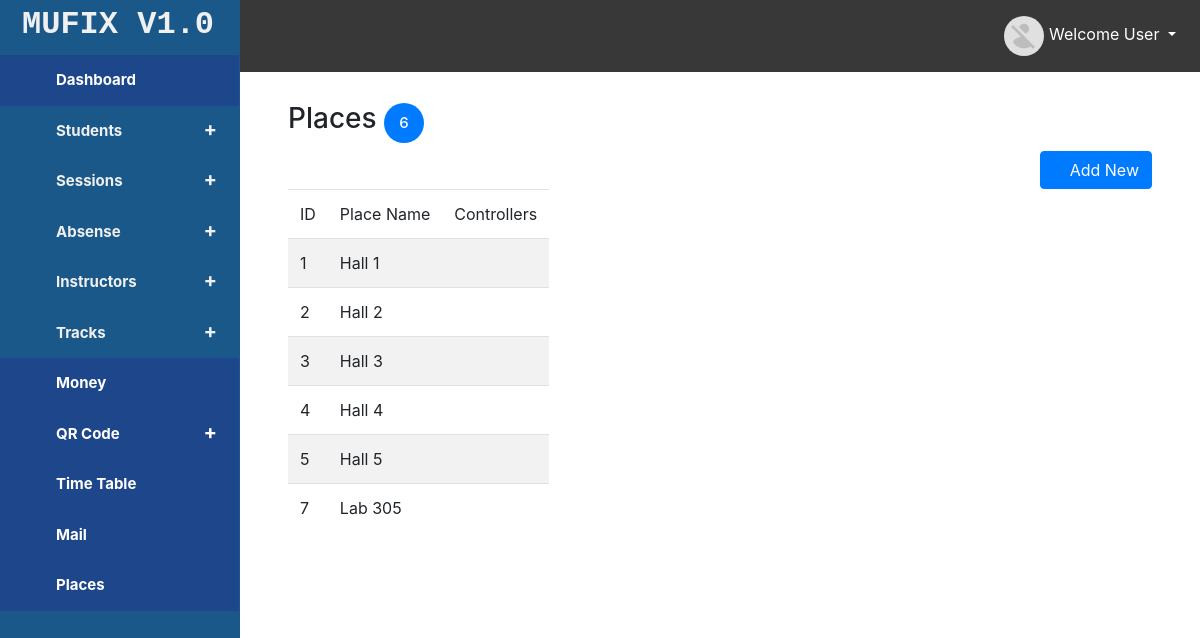
/places/default (signed in), run on the app's committed database.
### tables this page shows
CREATE TABLE `att_places` (
  `place_id` int(11) NOT NULL,
  `place_name` varchar(25) NOT NULL
);

### app/controllers/abstractcontroller.php (called while the page is built, shortened)
<?php
class AbstractController
{
    protected $CONTROLLER;
    protected $ACTION;
    protected $TEMPLATE;
    public $_DATA;
    public function view(){
        $view =VIEW_PATH.strtolower($this->CONTROLLER).DS.strtolower($this->ACTION).'.view.php';
        $this->TEMPLATE->setData($this->_DATA);
        $this->TEMPLATE->setView($view);
        $this->TEMPLATE->RenderApp();
    }
    public function setController($controller){
        $this->CONTROLLER=$controller;
    }
    public function setAction($action){
        $this->ACTION=$action;
    }
    public function setTemplate($template){
        $this->TEMPLATE=$template;
    }
}

### app/controllers/placescontroller.php (called while the page is built, shortened)
<?php
class PlacesController extends AbstractController
{
    public function defaultAction()
    {
        $PLACE=new PlacesModel();
        $RESULT=$PLACE->getAll();
        $this->view();
    }
}

### app/lib/brain.php (called while the page is built, shortened)
<?php
class Brain
{
    private $_controller;
    private $_action;
    private $_params;
    private $_template;
    public function __construct(\App\Lib\Template $template)
    {
        if (isset($_SESSION['user_auth'])) {
            $this->_controller = 'index';
            $this->_action = 'default';
            $this->_template=$template;
        }
    }
    public function _parseUrl($url)
    {
        $url = trim($url, '/');
        $url_parts = explode('/', $url, 3);
        if (isset($url_parts[0]) and !empty($url_parts[0])){
            $this->_controller = $url_parts[0];
        }
        if (isset($url_parts[1]) and !empty($url_parts[1])){
            $this->_action = $url_parts[1];
        }
    }
    public function _dispath()
    {
        $this->_controller=ucfirst($this->_controller);
        $CONTROLLERNAME=$this->_controller.'Controller';
        $CONTROLLERNAME='App\Controllers\\'.$CONTROLLERNAME;
        $ACTIONNAME=$this->_action;
        if (!class_exists($CONTROLLERNAME)){
            $CONTROLLERNAME=self::NOTFOUNDCONTROLLER;
            $this->_controller='NotFound';
            $this->_action='notfound';
            $ACTIONNAME=$this->_action;
        }else{
            if(!method_exists(new $CONTROLLERNAME,$ACTIONNAME.'Action')){
                $this->_action='notfound';
                $ACTIONNAME=$this->_action;
            }else{
                $ACTIONNAME=$this->_action;
            }
        }
        $object=new $CONTROLLERNAME;
        $object->setController($this->_controller);
        $object->setAction($this->_action);
        $object->setParams($this->_params);
        $object->setTemplate($this->_template);
        $ACTIONNAME=$ACTIONNAME.'Action';
        ($object)->$ACTIONNAME();
    }
}

### public/index.php (called while the page is built, shortened)
<?php
$RESOURCES=require_once '..'.DS.'app'.DS.'config'.DS.'tempconfig.php';
$Startup=new Lib\Brain(new  Lib\Template($RESOURCES));
$Startup->_dispath();

### app/models/abstractmodel.php (called while the page is built, shortened)
<?php
class AbstractModel
{
    public function getAll(){
        $SQL="SELECT * FROM ".static::$TABLE_NAME;
        $Handler=Database::Connection();
        $Stmt=$Handler->prepare($SQL);
        $result=$Stmt->execute();
        if ($result===true){
            return $Stmt->fetchAll(\PDO::FETCH_CLASS,__CLASS__);
        }
    }
}

### app/views/places/default.view.php (the view, shortened to what this page needs)
<?php
extract($this->Data);
?>
<div class="container">
    <div class="row">
        <div class="col-xs-12">
            <div class="track-panel">
                <h3>Places <span class="badge-primary"><?=count($place);?></span></h3>
                <a class="btn btn-primary pull-right" href="/places/add"><i class="fa fa-plus"></i> Add New</a>
            </div>
        </div>
            <div class="col-xs-12 trackss">
                <table class="table table-striped table-responsive ">
                    <thead>
                    <tr>
                        <td>ID</td>
                        <td>Place Name</td>
                        <td>Controllers</td>
                    </tr>
                    </thead>
                    <tbody>
                    <?php
                    foreach ($place as $item):?>
                        <tr>
                            <td><?= $item->place_id;?></td>
                            <td><?= $item->place_name;?></td>
                            <td>
                                <a href="/places/edit/<?= $item->place_id;?>"><i class="fa fa-edit"></i></a>
                                <a href="/places/delete/<?= $item->place_id;?>" onclick="return confirm('Do You Sure To Remove This Element')?true:false"><i class="fa fa-trash"></i></a>
                            </td>
                        </tr>
                    <?php endforeach;?>
                    </tbody>
                </table>
            </div>
        </div>
    </div>

### public/css/simple-sidebar.css (style rules this page uses)
body { overflow-x: hidden; }

### public/css/mystyle.css (style rules this page uses)
* { box-sizing:border-box; -moz-box-sizing:border-box; -webkit-box-sizing:border-box; }
body { background: #f0f0f0; }
body { margin: 0; padding: 0; }
#page-content-wrapper .row ,.row { display: block; }
.trackss { width: 90%; margin: auto; margin-bottom: 50px; }
.track-panel { margin: 30px auto; width: 90%; }
.track-panel .badge-primary,.badge-danger,.badge-success { font-size: 15px; border-radius: 50%; width: 40px; height: 40px; line-height: 40px; display: inline-block; text-align: center; }

### data on the page
att_places: place_id "1", place_name "Hall 1"
att_places: place_id "2", place_name "Hall 2"
att_places: place_id "3", place_name "Hall 3"
att_places: place_id "4", place_name "Hall 4"
att_places: place_id "5", place_name "Hall 5"
att_places: place_id "7", place_name "Lab 305"

### other printed values
count($place) "6"
